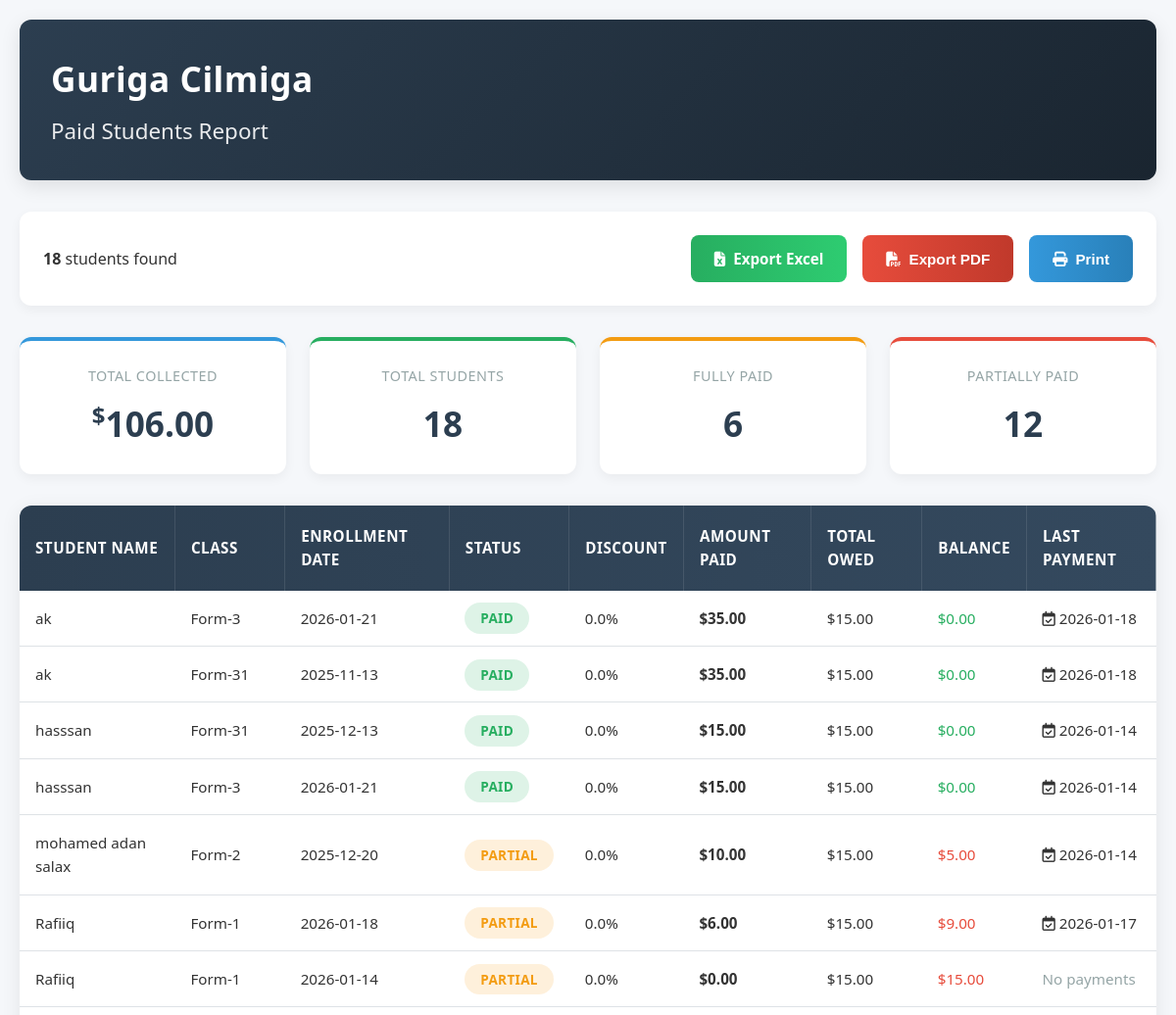
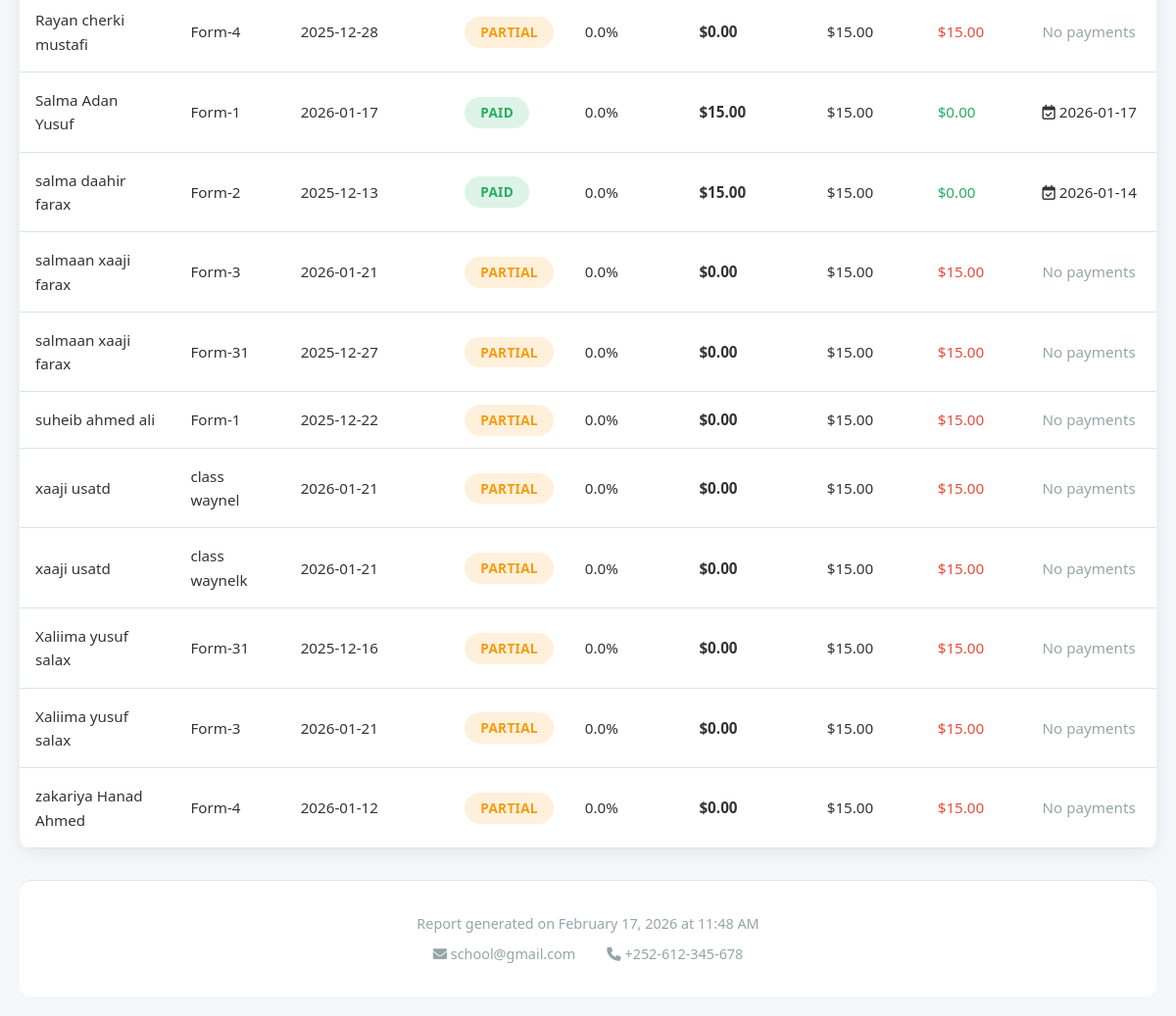
Page /views/admin/fees/paid_fees_report.php (signed in) on the committed database (2 pictures, top to bottom).
### tables this page shows
CREATE TABLE `app_settings` (
  `id` int(11) NOT NULL,
  `app_name` varchar(150) DEFAULT 'Admin Panel',
  `logo_path` varchar(255) DEFAULT NULL,
  `show_type` enum('text','logo') DEFAULT 'text',
  `updated_at` timestamp NOT NULL DEFAULT current_timestamp() ON UPDATE current_timestamp(),
  `language_id` int(11) DEFAULT 1
);

CREATE TABLE `students` (
  `id` int(11) NOT NULL,
  `name` varchar(244) NOT NULL,
  `admission_date` date DEFAULT NULL,
  `dob` date DEFAULT NULL,
  `gender` enum('male','female') DEFAULT 'male',
  `address` text DEFAULT NULL,
  `guardian_name` varchar(200) DEFAULT NULL,
  `guardian_phone` varchar(50) DEFAULT NULL,
  `guardian_email` varchar(150) DEFAULT NULL,
  `created_at` timestamp NOT NULL DEFAULT current_timestamp()
);

CREATE TABLE `classes` (
  `id` int(11) NOT NULL,
  `name` varchar(150) NOT NULL,
  `created_at` timestamp NOT NULL DEFAULT current_timestamp(),
  `section_id` int(11) DEFAULT NULL
);

### views/admin/fees/paid_fees_report.php (the view, shortened to what this page needs)
<?php
require_once __DIR__ . '/../../../config/db.php';
$appRes = $conn->query("SELECT app_name, logo_path FROM app_settings ORDER BY id DESC LIMIT 1");
$app = $appRes->fetch_assoc();
$app_name  = $app['app_name'] ?? 'My Center';
$where = [];
$whereSql = $where ? 'WHERE ' . implode(' AND ', $where) : '';
$students = $conn->query("
    SELECT DISTINCT s.id student_id, s.name student_name,
           c.id class_id, c.name class_name,
           cs.created_at enrolled_at
    FROM students s
    JOIN class_students cs ON cs.student_id = s.id
    JOIN classes c ON c.id = cs.class_id
    $whereSql
    ORDER BY s.name ASC
");
$studentTotalPayments = [];
$lastPaymentDates = [];
$studentFeesRes = $conn->query("
    SELECT student_id, SUM(paid_amount) as total_paid, MAX(created_at) as last_payment_date
    FROM student_fees
    GROUP BY student_id
");
while ($sf = $studentFeesRes->fetch_assoc()) {
    $studentTotalPayments[$sf['student_id']] = (float)$sf['total_paid'];
    $lastPaymentDates[$sf['student_id']] = $sf['last_payment_date'];
}
$studentDiscounts = [];
$defaultClassFees = [5 => 10, 'default' => 15];
$studentsData = [];
$studentCalculations = [];
$totalPaidMoney = 0;
$totalFullyPaid = 0;
$totalPartiallyPaid = 0;
while ($s = $students->fetch_assoc()) {
    $studentsData[] = $s;
    $studentId = $s['student_id'];
    $totalPaid = $studentTotalPayments[$studentId] ?? 0;
    $feeAmount = $defaultClassFees[$s['class_id']] ?? $defaultClassFees['default'];
    $discount = $studentDiscounts[$studentId] ?? 0;
    $totalOwed = $feeAmount - ($feeAmount * $discount / 100);
    $status = $totalPaid >= $totalOwed ? 'paid' : 'partial';
    $studentCalculations[$studentId] = [
        'total_paid' => $totalPaid,
        'total_owed' => $totalOwed,
        'discount' => $discount,
        'status' => $status,
        'last_payment' => $lastPaymentDates[$studentId] ?? null
    ];
    $totalPaidMoney += min($totalPaid, $totalOwed);
    if ($status === 'paid') $totalFullyPaid++;
    else $totalPartiallyPaid++;
}
$filteredTotalStudents = count($studentsData);
?>
<!DOCTYPE html>
<html lang="en">
<head>
<link rel="stylesheet" href="https://cdnjs.cloudflare.com/ajax/libs/font-awesome/6.4.0/css/all.min.css">
</head>
<body>
<div class="container">
    <header class="header">
        <div class="header-content">
            <div class="logo-section">
                <h1><?= htmlspecialchars($app_name) ?></h1>
                <h3>Paid Students Report</h3>
            </div>
        </div>
    </header>
    <div class="actions-bar">
        <div class="report-info">
            <strong><?= $filteredTotalStudents ?></strong> students found
        </div>
        <div class="export-buttons">
            <a href="?export=excel" class="btn btn-excel no-print">
                <i class="fas fa-file-excel"></i> Export Excel
            </a>
            <button id="exportPDF" class="btn btn-pdf no-print">
                <i class="fas fa-file-pdf"></i> Export PDF
            </button>
            <button id="printPage" class="btn btn-print no-print">
                <i class="fas fa-print"></i> Print
            </button>
        </div>
    </div>
    <div id="printArea">
        <div class="summary-grid">
            <div class="summary-card">
                <div class="card-label">Total Collected</div>
                <div class="card-value currency"><?= number_format($totalPaidMoney,2) ?></div>
            </div>
            <div class="summary-card">
                <div class="card-label">Total Students</div>
                <div class="card-value"><?= $filteredTotalStudents ?></div>
            </div>
            <div class="summary-card">
                <div class="card-label">Fully Paid</div>
                <div class="card-value"><?= $totalFullyPaid ?></div>
            </div>
            <div class="summary-card">
                <div class="card-label">Partially Paid</div>
                <div class="card-value"><?= $totalPartiallyPaid ?></div>
            </div>
        </div>
        <div class="report-container">
            <table class="report-table" id="reportTable">
                <thead>
                    <tr>
                        <th>Student Name</th>
                        <th>Class</th>
                        <th>Enrollment Date</th>
                        <th>Status</th>
                        <th>Discount</th>
                        <th>Amount Paid</th>
                        <th>Total Owed</th>
                        <th>Balance</th>
                        <th>Last Payment</th>
                    </tr>
                </thead>
                <tbody>
                    <?php foreach($studentsData as $s):
                        $studentId = $s['student_id'];
                        $calc = $studentCalculations[$studentId];
                        $balance = max(0, $calc['total_owed'] - $calc['total_paid']);
                    ?>
                    <tr>
                        <td><?= htmlspecialchars($s['student_name']) ?></td>
                        <td><?= htmlspecialchars($s['class_name']) ?></td>
                        <td><?= date('Y-m-d', strtotime($s['enrolled_at'])) ?></td>
                        <td>
                            <span class="status-badge status-<?= $calc['status'] ?>">
                                <?= ucfirst($calc['status']) ?>
                            </span>
                        </td>
                        <td><?= number_format($calc['discount'],1) ?>%</td>
                        <td><strong>$<?= number_format($calc['total_paid'],2) ?></strong></td>
                        <td>$<?= number_format($calc['total_owed'],2) ?></td>
                        <td>
                            <?php if($balance > 0): ?>
                                <span style="color: var(--danger);">$<?= number_format($balance,2) ?></span>
                            <?php else: ?>
                                <span style="color: var(--success);">$0.00</span>
                            <?php endif; ?>
                        </td>
                        <td>
                            <?php if($calc['last_payment']): ?>
                                <i class="far fa-calendar-check"></i>
                                <?= date('Y-m-d', strtotime($calc['last_payment'])) ?>
                            <?php else: ?>
                                <span style="color: var(--gray);">No payments</span>
                            <?php endif; ?>
                        </td>
                    </tr>
                    <?php endforeach; ?>
                </tbody>
            </table>
        </div>
        <div class="report-footer">
            <p>Report generated on <?= date('F j, Y \a\t g:i A') ?></p>
            <div class="contact-info">
                <span><i class="fas fa-envelope"></i> school@gmail.com</span>
                <span><i class="fas fa-phone"></i> +252-612-345-678</span>
            </div>
        </div>
    </div>
</div>
</body>
</html>

### views/admin/fees/paid_fees_report.php (style rules this page uses)
:root { --primary: #2c3e50; --secondary: #3498db; --success: #27ae60; --warning: #f39c12; --danger: #e74c3c; --light: #ecf0f1; --dark: #2c3e50; --gray: #95a5a6; --light-gray: #f8f9fa; --border: #dee2e6; }
* { margin: 0; padding: 0; box-sizing: border-box; }
body { font-family: 'Segoe UI', Tahoma, Geneva, Verdana, sans-serif; background-color: #f5f7fa; color: #333; line-height: 1.6; padding: 20px; min-height: 100vh; }
.container { max-width: 1400px; margin: 0 auto; }
.header { background: linear-gradient(135deg, var(--primary) 0%, #1a2530 100%); color: white; padding: 2rem; border-radius: 12px; margin-bottom: 2rem; box-shadow: 0 6px 20px rgba(0,0,0,0.1); }
.header-content { display: flex; justify-content: space-between; align-items: center; flex-wrap: wrap; gap: 1rem; }
.logo-section h1 { font-size: 2.2rem; font-weight: 700; margin-bottom: 0.5rem; letter-spacing: 0.5px; }
.logo-section h3 { font-size: 1.4rem; font-weight: 400; opacity: 0.9; }
.actions-bar { background: white; padding: 1.5rem; border-radius: 12px; margin-bottom: 2rem; display: flex; justify-content: space-between; align-items: center; flex-wrap: wrap; gap: 1rem; box-shadow: 0 4px 12px rgba(0,0,0,0.05); }
.export-buttons { display: flex; gap: 1rem; }
.btn { padding: 0.75rem 1.5rem; border: none; border-radius: 8px; font-size: 0.95rem; font-weight: 600; cursor: pointer; transition: all 0.3s ease; display: inline-flex; align-items: center; gap: 0.5rem; text-decoration: none; }
.btn-excel { background: linear-gradient(to right, var(--success), #2ecc71); color: white; }
.btn-pdf { background: linear-gradient(to right, var(--danger), #c0392b); color: white; }
.btn-print { background: linear-gradient(to right, var(--secondary), #2980b9); color: white; }
.summary-grid { display: grid; grid-template-columns: repeat(auto-fit, minmax(250px, 1fr)); gap: 1.5rem; margin-bottom: 2rem; }
.summary-card { background: white; padding: 1.5rem; border-radius: 12px; box-shadow: 0 4px 12px rgba(0,0,0,0.05); text-align: center; transition: transform 0.3s ease; border-top: 4px solid var(--secondary); }
.summary-card:nth-child(2) { border-top-color: var(--success); }
.summary-card:nth-child(3) { border-top-color: var(--warning); }
.summary-card:nth-child(4) { border-top-color: var(--danger); }
.card-label { font-size: 0.9rem; color: var(--gray); text-transform: uppercase; letter-spacing: 0.5px; margin-bottom: 0.5rem; }
.card-value { font-size: 2.2rem; font-weight: 700; color: var(--primary); }
.card-value.currency::before { content: '$'; font-size: 1.5rem; vertical-align: super; }
.report-container { background: white; border-radius: 12px; overflow: hidden; box-shadow: 0 4px 20px rgba(0,0,0,0.08); margin-bottom: 2rem; overflow-x: auto; }
.report-table { width: 100%; border-collapse: collapse; min-width: 1000px; }
.report-table thead { background: linear-gradient(to right, var(--primary), #34495e); }
.report-table th { padding: 1.2rem 1rem; text-align: left; color: white; font-weight: 600; font-size: 0.95rem; text-transform: uppercase; letter-spacing: 0.5px; border-right: 1px solid rgba(255,255,255,0.1); }
.report-table th:last-child { border-right: none; }
.report-table tbody tr { border-bottom: 1px solid var(--border); transition: background-color 0.2s ease; }
.report-table td { padding: 1rem; font-size: 0.95rem; }
.status-badge { padding: 0.4rem 1rem; border-radius: 20px; font-size: 0.85rem; font-weight: 600; text-transform: uppercase; letter-spacing: 0.3px; }
.status-paid { background-color: rgba(39, 174, 96, 0.15); color: var(--success); }
.status-partial { background-color: rgba(243, 156, 18, 0.15); color: var(--warning); }
.report-footer { text-align: center; padding: 2rem; color: var(--gray); font-size: 0.9rem; border-top: 1px solid var(--border); background: white; border-radius: 12px; }
.contact-info { display: flex; justify-content: center; gap: 2rem; margin-top: 0.5rem; flex-wrap: wrap; }

### rows in the picture
app_settings: app_name "Guriga Cilmiga"
students: name "ak", classes.name "Form-3", enrolled_at "2026-01-21", id "PAID", id "0.0", id "35.00", id "15.00", shows "$0.00", id "2026-01-18", classes.name "Form-31", enrolled_at "2025-11-13"
students: name "hasssan", classes.name "Form-31", enrolled_at "2025-12-13", id "PAID", id "0.0", id "15.00", shows "$0.00", id "2026-01-14", classes.name "Form-3", enrolled_at "2026-01-21"
students: name "mohamed adan salax", classes.name "Form-2", enrolled_at "2025-12-20", id "PARTIAL", id "0.0", id "10.00", id "15.00", id "5.00", id "2026-01-14"
students: name "Rafiiq", classes.name "Form-1", enrolled_at "2026-01-18", id "PARTIAL", id "0.0", total_paid "6.00", total_owed "15.00", balance "9.00", last_payment "2026-01-17"
students: name "Rafiiq", classes.name "Form-1", enrolled_at "2026-01-14", id "PARTIAL", id "0.0", id "0.00", id "15.00", shows "No payments"
students: name "Rayan cherki mustafi", classes.name "Form-4", enrolled_at "2025-12-28", id "PARTIAL", id "0.0", id "0.00", id "15.00", shows "No payments"
students: name "Salma Adan Yusuf", classes.name "Form-1", enrolled_at "2026-01-17", id "PAID", id "0.0", id "15.00", shows "$0.00", id "2026-01-17"
students: name "salma daahir farax", classes.name "Form-2", enrolled_at "2025-12-13", id "PAID", id "0.0", id "15.00", shows "$0.00", id "2026-01-14"
students: name "salmaan xaaji farax", classes.name "Form-3", enrolled_at "2026-01-21", id "PARTIAL", id "0.0", id "0.00", id "15.00", shows "No payments", classes.name "Form-31", enrolled_at "2025-12-27"
students: name "suheib ahmed ali", classes.name "Form-1", enrolled_at "2025-12-22", id "PARTIAL", id "0.0", id "0.00", id "15.00", shows "No payments"
students: name "xaaji usatd", classes.name "class waynel", enrolled_at "2026-01-21", id "PARTIAL", id "0.0", id "0.00", id "15.00", shows "No payments", classes.name "class waynelk"
students: name "Xaliima yusuf salax", classes.name "Form-31", enrolled_at "2025-12-16", id "PARTIAL", id "0.0", id "0.00", id "15.00", shows "No payments", classes.name "Form-3", enrolled_at "2026-01-21"
students: name "zakariya Hanad Ahmed", classes.name "Form-4", enrolled_at "2026-01-12", id "PARTIAL", id "0.0", id "0.00", id "15.00", shows "No payments"

### other values in the picture
$filteredTotalStudents "18"
$totalPaidMoney "106.00"
$totalFullyPaid "6"
$totalPartiallyPaid "12"
